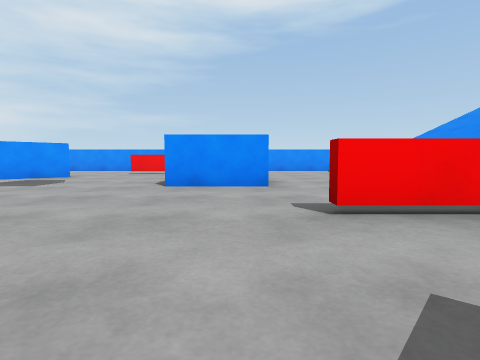
View 1 (above)

16 first-person views from a walk through a 3-D level made in the Unity game engine. The camera is 0.51 m above the floor, tilts 4° down and sees 80° across. The floor is counted in squares, 1 m on a side. Each view is taken from the middle of a square. On the plan, view 1 faces up. The plan holds only what a view shows up to about 9 squares ahead; the rest is blank. The place goes on beyond the plan. The player character is not drawn. Surface patterns are stand-ins for the level's own textures.

View 2
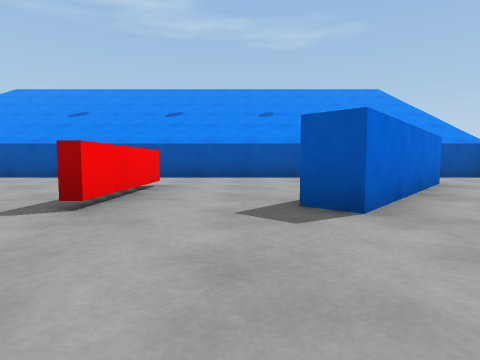

View 3
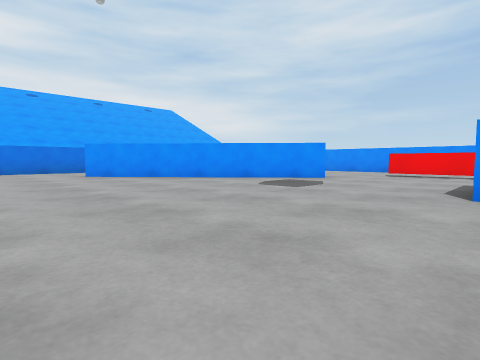

View 4
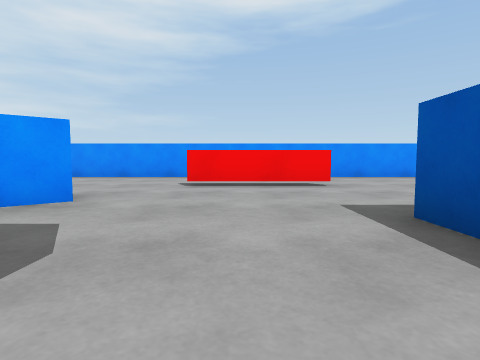

View 5
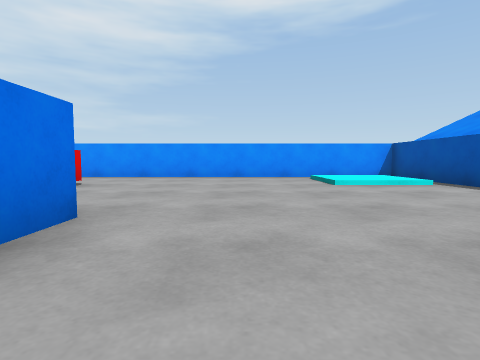

View 6
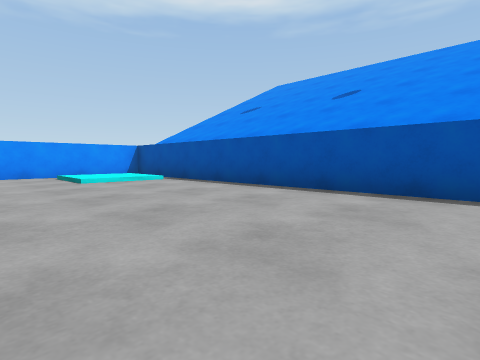

View 7
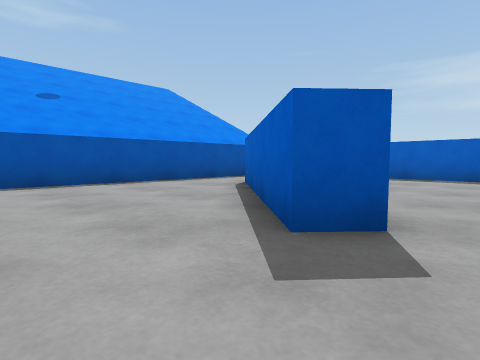

View 8
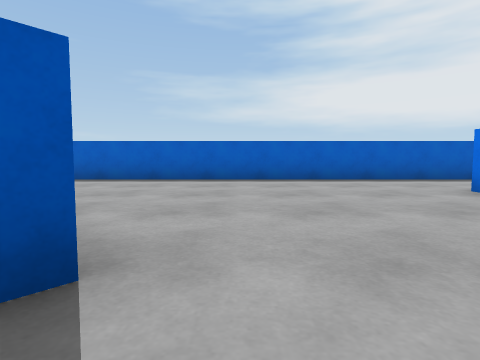

View 9
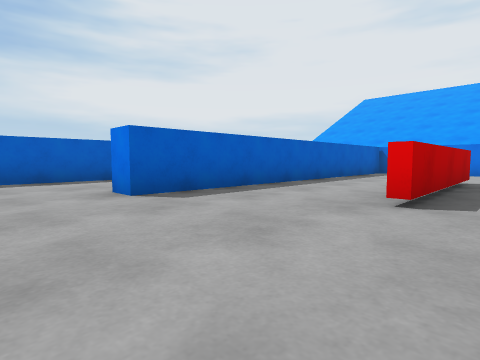

View 10
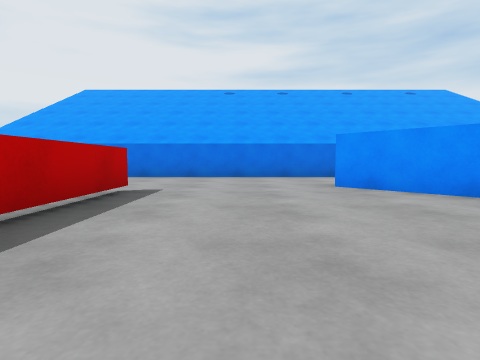

View 11
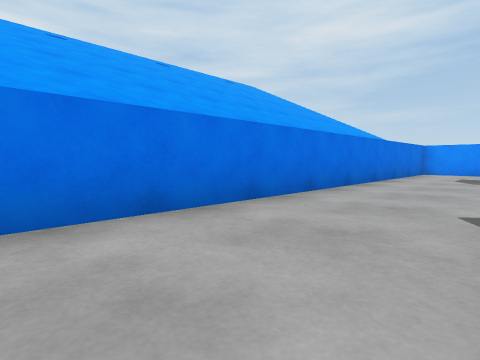

View 12
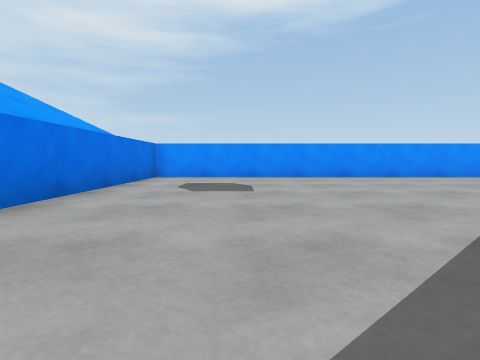

View 13
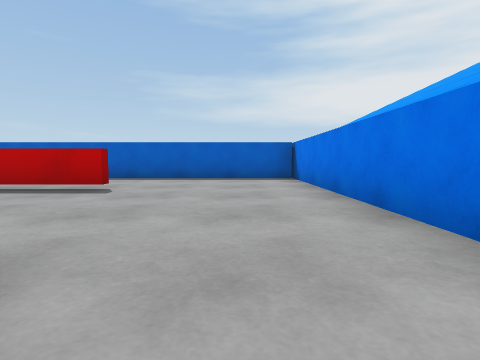

View 14
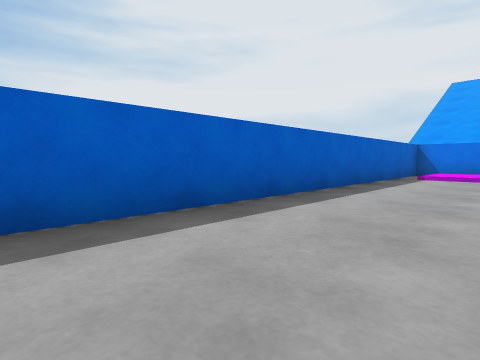

View 15
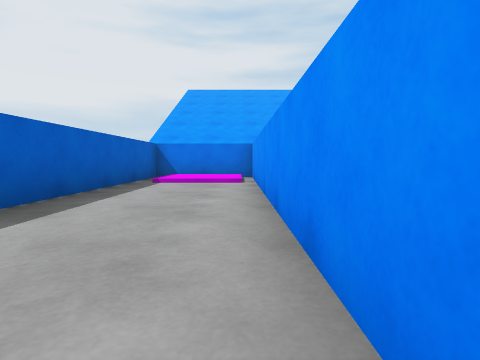

View 16
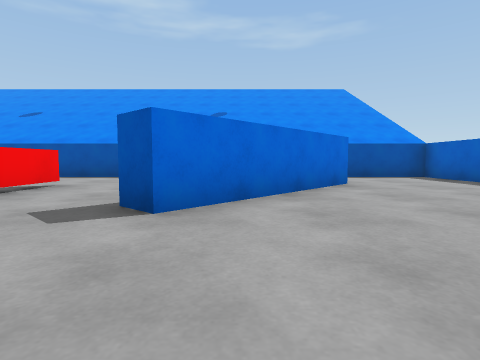

### Floor plan
Key: @ floor where view 1 was taken; # wall or solid block; . main floor; : floor 0.1 m higher than the main floor; / step, stairs or slope; ^ raised ledge; B blue block.
Columns run from 14 left of view 1 to 7 right of it. Each row starts with its distance up from view 1.
 14 ######################
 13 #.................///#
 12 #................./:/#
 11 #.........###.....///#
 10 #....................#
  9 #.......#............#
  8 #......##............#
  7 #.....##.....BB......#
  6 #....##......BB......#
  5 #...##...............#
  4 #...#................#
  3 #..............^^^...#
  2 #....................#
  1 #....................#
  0 #....####.....@##....#
 -1 #...............##...#
 -2 #................##..#
 -3 ###########.......#..#
 -4 #//..................#
 -5 #::..................#
 -6 #//..................#
 -7 ######################

Where each view was taken, in squares from view 1:
view 1: 0 up, 0 right, facing up
view 2: 1 up, 2 left, facing right
view 3: 1 up, 1 left, facing up-left
view 4: 5 up, 3 left, facing up
view 5: 5 up, 2 right, facing up
view 6: 4 up, 2 right, facing up-right
view 7: 2 up, 0 right, facing down-right
view 8: 1 up, 0 right, facing down
view 9: 1 up, 2 left, facing down-left
view 10: 2 up, 5 left, facing left
view 11: 2 up, 11 left, facing up-left
view 12: 5 up, 11 left, facing up
view 13: 5 up, 12 left, facing down
view 14: 4 down, 3 left, facing down-left
view 15: 4 down, 5 left, facing left
view 16: 1 down, 2 left, facing right
